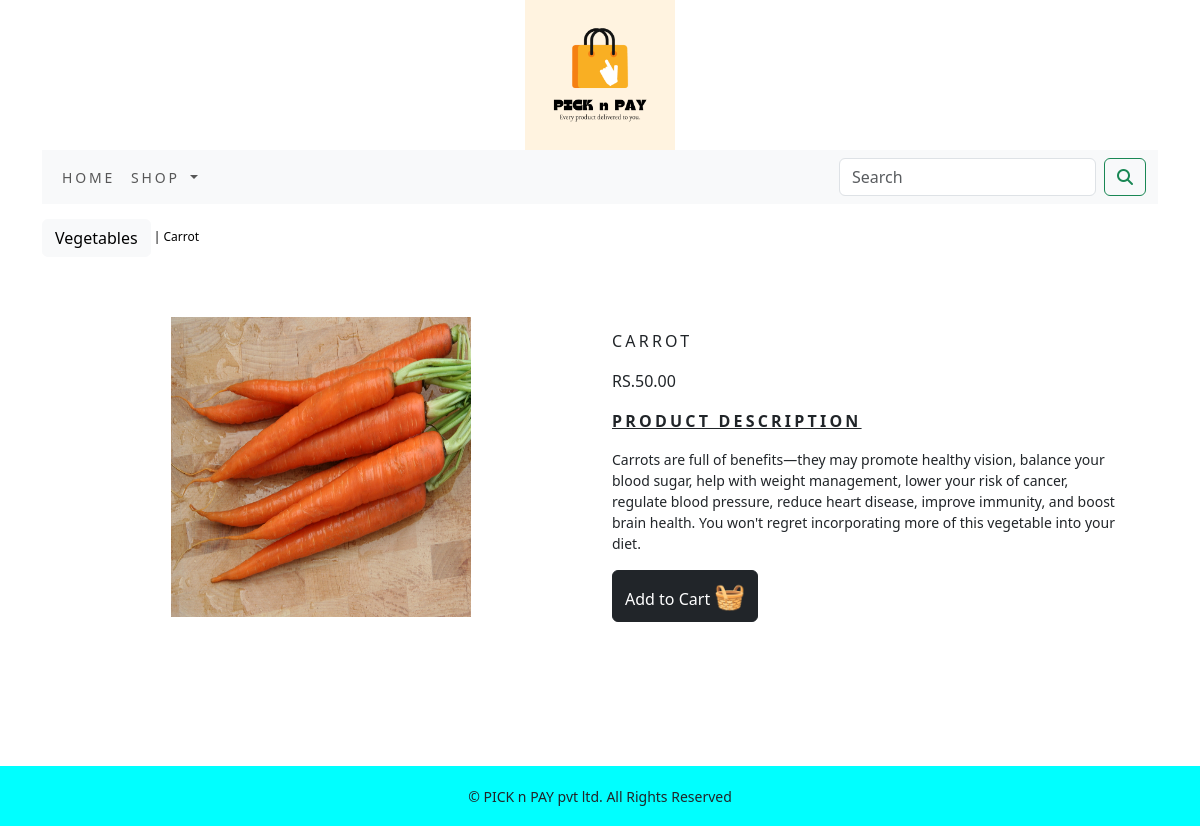
The app's page /ecommerceapp/vegetables/carrot/ with its own data.
### ecommerceapp/models.py (models this page shows, shortened)
class Product(models.Model):
    name = models.CharField(max_length=250, unique=True)
    slug = models.SlugField(max_length=250, unique=True)
    description = models.TextField(blank=True)
    image = models.ImageField(upload_to='product', blank=True)
    price=models.DecimalField(max_digits=10,decimal_places=2)
    category=models.ForeignKey(Category,on_delete=models.CASCADE)
    stock=models.IntegerField()
    available=models.BooleanField(default=True)
    created=models.DateTimeField(auto_now_add=True)
    updated=models.DateTimeField(auto_now=True)
    class Meta:
        ordering=('name',)
        verbose_name='product'
        verbose_name_plural='products'

class Category(models.Model):
    name=models.CharField(max_length=250,unique=True)
    slug=models.SlugField(max_length=250,unique=True)
    description=models.TextField(blank=True)
    image=models.ImageField(upload_to='category',blank=True)
    class Meta:
        ordering=('name',)
        verbose_name='category'
        verbose_name_plural='categories'
    def get_url(self):
        return reverse('ecommerceapp:products_by_category',args=[self.slug])
    def __str__(self):
        return '{}'.format(self.name)

### ecommerceapp/views.py (the view)
# urls.py: path('<slug:c_slug>/<slug:product_slug>/', views.proDetail, name='ProdCatDetail'),
def proDetail(request,c_slug,product_slug):
    try:
        product=Product.objects.get(category__slug=c_slug,slug=product_slug)
    except Exception as e:
        raise e
    return render(request,'product.html',{'product':product})

### cart/context_processors.py (called while the page is built)
def counter(request):
    item_count=0
    if 'admin' in request.path:
        return {}
    else:
        try:
            cart=Cart.objects.filter(cart_id=cart_id(request))
            cart_items=CartItem.objects.all().filter(cart=cart[:1])
            for cart_item in cart_items:
                item_count += cart_item.quantity
        except Cart.DoesNotExist:
            item_count=0
    return dict(item_count=item_count)

### cart/views.py (called while the page is built)
def cart_id(request):
    cart=request.session.session_key
    if not cart:
        cart=request.session.create()
    return cart

### ecommerceapp/context_processors.py (called while the page is built)
def menu_links(request):
    links=Category.objects.all()
    return dict(links=links)

### templates/product.html (shortened to what this page needs)
{% extends 'base.html' %}
{% load static %}
{% block content %}
<div class="row my_prod_row_class">
    <div class="mx_auto">
        <p>
             <a class="btn btn-light" href="{{product.category.get_url}}"> {{product.category}}</a> | {{product.name}} </p>
    </div>
</div>
<div class="container">
<br>
<div class="row">
    <div class="col-12 col-sm-12 col-md-12 col-lg-6 text-center">
    <div style="min-width:18rem">
        <img src="{{product.image.url}}" alt="{{product.name}}" width="300px" height="300px">
    </div>
</div>
    <div class="col-12 col-sm-12 col-md-12 col-lg-6">
        <div>
        <h1 class="my_prod_title">{{product.name}}</h1>
        <p>RS.{{product.price}}</p>
        <p class="my_title"><b><u> PRODUCT DESCRIPTION </u></b></p>
        <p class="text-justify my_prod_text">{{product.description}}</p>
        {% if product.stock <= 0 %}
           <p class="text-justify my_prod_text" style="color:red;"><b>OUT OF STOCK!!</b></p>
        {% else %}
    <a class="btn btn-dark" href="{% url 'cart:add_cart' product.id %}">Add to Cart <span style='font-size:25px;'>&#129530;</span> </a><br><br><br><br><br><br><br>
        {% endif %}
    </div>
</div>
    </div>
</div>
{% endblock %}

### static/css/custom.css (style rules this page uses)
.my_title { font-size:16px; text-transform:uppercase; letter-spacing:.2em; }
.my_prod_row_class { padding-top:15px; padding-bottom:20px; }
.my_prod_row_class .mx_auto { color:#000; font-size:12px; text-decoration:none; }
.my_prod_title { font-size:16px; text-transform:uppercase; letter-spacing:.2em; padding-top:15px; padding-bottom:10px; }
.my_prod_text { font-size:14px; padding-right:20px; }

### records on screen
Product: category "Vegetables", name "Carrot", image (picture), name "CARROT", price "50.00", description "Carrots are full of benefits—they may promote healthy vision, balance your blood sugar, help with weight management, lower your risk of cancer, regulate blood pressure, reduce heart disease, improve immunity, and boost brain health. You won't regret incorporating more of this vegetable into your diet."
